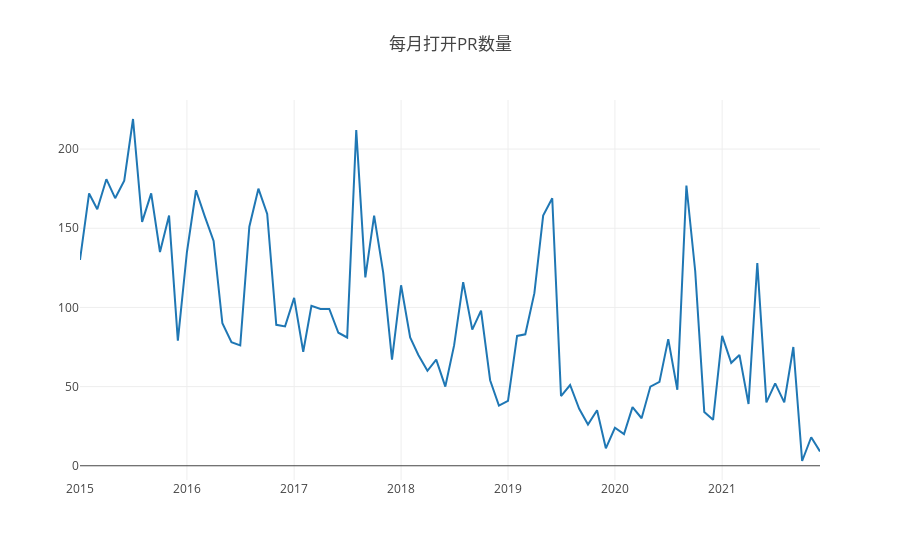

Notebook source saved alongside this figure:
### Code cell
var startYear = 2015,
  endYear = 2021;
var years = [];
var repo_id = 3228505;
var query = openDigger.driver.clickhouse.query;
for (var y = startYear; y <= endYear; y++) years.push(y);
console.log('任务3.1');
Promise.all(
  years.map((year) => {
    return query(`
    select created_at
    from github_log.events
    where repo_id=${repo_id} and type = 'PullRequestEvent' and toYear (created_at) = ${year}
    `);
  })
).then((data) => {
    const tmp = {};
    for (let i = 0; i < data.length; i++) {
      for (let j = 0; j < data[i].length; j++) {
        if (tmp.hasOwnProperty(data[i][j].created_at.slice(0, 7))) {
          tmp[data[i][j].created_at.slice(0, 7)] += 1;
        } else {
          tmp[data[i][j].created_at.slice(0, 7)] = 1;
        }
      }
    }
    const ordered = Object.fromEntries(Object.entries(tmp).sort());
    let timeArray = [];
    let countArray = [];
    for (const key in ordered) {
      timeArray.push(key);
      countArray.push(ordered[key]);
    }
    for (let i = 0; i < timeArray.length; i++) {
    console.log("月份: " + timeArray[i]);
    console.log("当月打开PR: " + countArray[i]);
  }
    var data = [
      {
        x: timeArray,
        y: countArray,
        type: 'scatter'
      },
    ];
    openDigger.render.plotly(data, {title: '每月打开PR数量'});
});

### Figure 1 — Plotly figure (JSON) as saved in the notebook; plotly's stock layout.template omitted (floating-point values rounded to 4 significant figures)
{"data": [{"type": "scatter", "x": ["2015-01", "2015-02", "2015-03", "2015-04", "2015-05", "2015-06", "2015-07", "2015-08", "2015-09", "2015-10", "2015-11", "2015-12", "2016-01", "2016-02", "2016-03", "2016-04", "2016-05", "2016-06", "2016-07", "2016-08", "2016-09", "2016-10", "2016-11", "2016-12", "2017-01", "2017-02", "2017-03", "2017-04", "2017-05", "2017-06", "2017-07", "2017-08", "2017-09", "2017-10", "2017-11", "2017-12", "2018-01", "2018-02", "2018-03", "2018-04", "2018-05", "2018-06", "2018-07", "2018-08", "2018-09", "2018-10", "2018-11", "2018-12", "2019-01", "2019-02", "2019-03", "2019-04", "2019-05", "2019-06", "2019-07", "2019-08", "2019-09", "2019-10", "2019-11", "2019-12", "2020-01", "2020-02", "2020-03", "2020-04", "2020-05", "2020-06", "2020-07", "2020-08", "2020-09", "2020-10", "2020-11", "2020-12", "2021-01", "2021-02", "2021-03", "2021-04", "2021-05", "2021-06", "2021-07", "2021-08", "2021-09", "2021-10", "2021-11", "2021-12"], "y": [130, 172, 162, 181, 169, 180, 219, 154, 172, 135, 158, 79, 135, 174, 158, 142, 90, 78, 76, 151, 175, 159, 89, 88, 106, 72, 101, 99, 99, 84, 81, 212, 119, 158, 122, 67, 114, 81, 70, 60, 67, 50, 76, 116, 86, 98, 54, 38, 41, 82, 83, 109, 158, 169, 44, 51, 36, 26, 35, 11, 24, 20, 37, 30, 50, 53, 80, 48, 177, 123, 34, 29, 82, 65, 70, 39, 128, 40, 52, 40, 75, 3, 18, 9]}], "layout": {"autosize": true, "title": {"text": "每月打开PR数量"}, "xaxis": {"autorange": true, "range": ["2015-01-01", "2021-12-01"], "type": "date"}, "yaxis": {"autorange": true, "range": [-9, 231], "type": "linear"}}}
